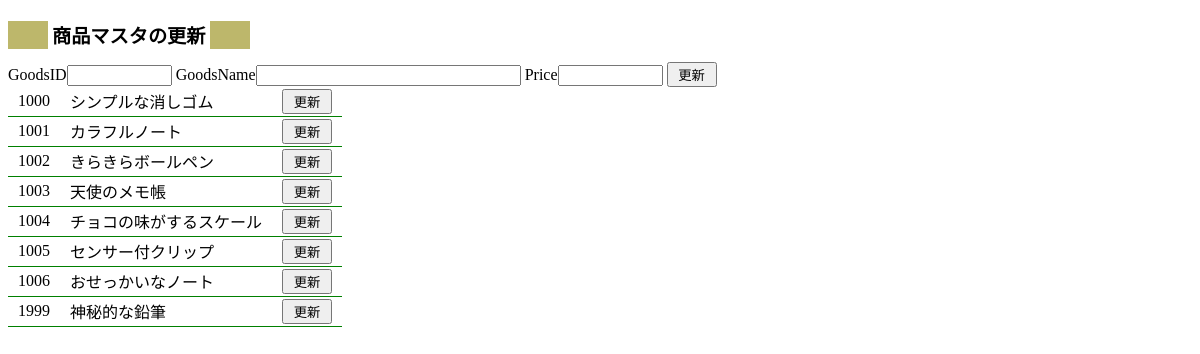
/Chapter5/update_goods.php, run on an earlier commit of the app's database.
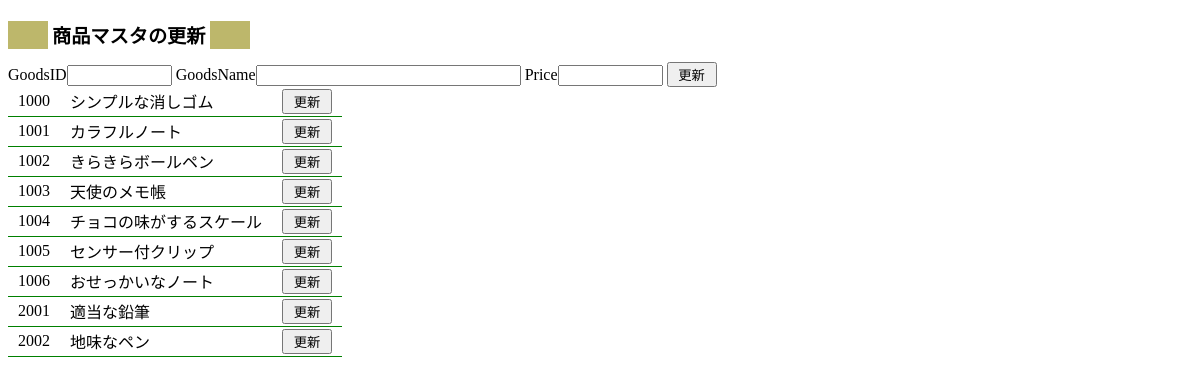
And on a later commit of the database.
### tables this page shows
CREATE TABLE IF NOT EXISTS `goods` (
  `GoodsID` varchar(4) NOT NULL,
  `GoodsName` varchar(20) NOT NULL,
  `Price` int(11) NOT NULL
);

### Chapter5/update_goods.php (the view, shortened to what this page needs)
<?php
$res="";
$USER = 'root';
$PW = 'yoshi01';
$dnsinfo = "mysql:dbname=salesmanagement;host=localhost;charset=utf8";
$pdo = new PDO($dnsinfo,$USER,$PW);
try{
	$sql = "SELECT * FROM goods";
	$stmt = $pdo->prepare($sql);
	$array = null;
	$stmt->execute($array);
	$res = "<table>\n";
	while($row=$stmt->fetch(PDO::FETCH_ASSOC)){
		$res .= "<tr><td>".$row['GoodsID']."</td><td>".$row['GoodsName']."</td>";
		$res .= <<<eof
		<td><form method="post" action=''>
		<input type='hidden' name='id' value='{$row['GoodsID']}'>
		<input type='submit' name='update' value=' 更新 '>
		</form></td>
eof;
		$res .= "</tr>\n";
	}
	$res .= "</table>\n";
}catch(Exception $e){
	$res = $e->getMessage;
}
?>
<!DOCTYPE html>
<html>
<head>
<link rel="stylesheet" type="text/css" href="style.css" />
</head>
<body>
<h1>商品マスタの更新</h1>
<form method="post" action="">
<label>GoodsID<input type='text' name='GoodsID' size='10' required></label>
<label>GoodsName<input type='text' name='GoodsName' size='30' required></label>
<label>Price<input type='text' name='Price' size='10' required></label>
<input type='submit' name='submit' value=' 更新 ' >
</form>
<?php echo $res; ?>
</body>
</html>

What changed in the data, as far as the page shows it:
removed goods: GoodsID "1999", GoodsName "神秘的な鉛筆"
added goods: GoodsID "2001", GoodsName "適当な鉛筆"
added goods: GoodsID "2002", GoodsName "地味なペン"
